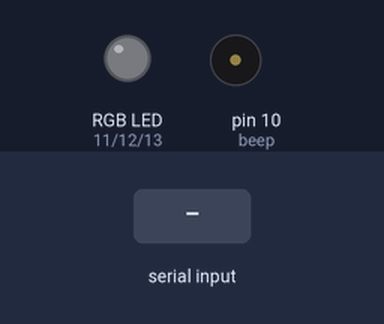
The sketch below on a simulated Arduino Uno, built with avr-gcc and run on an emulated ATmega328P. On the bench: an RGB LED mixed from three pins (HIGH = lit), buzzer (waves = sounding). Inputs (shaded band) come from the test bench.

Above: at 1.2 s.
1.3 s: byte 94 (UP) received over Serial
At 2.0 s:
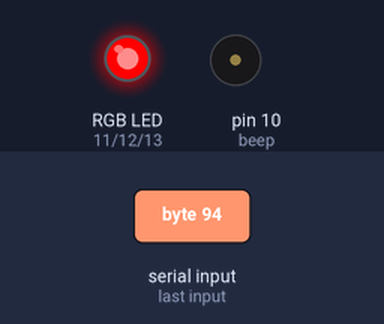
3.0 s: byte 95 (DOWN) received over Serial
At 4.4 s:
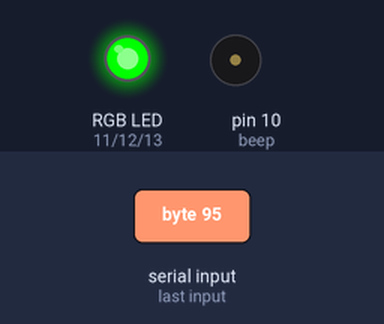
4.7 s: byte 60 (LEFT) received over Serial
At 5.5 s:
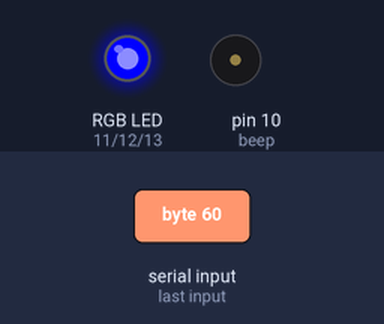
6.3 s: byte 62 (RIGHT) received over Serial
At 6.7 s:
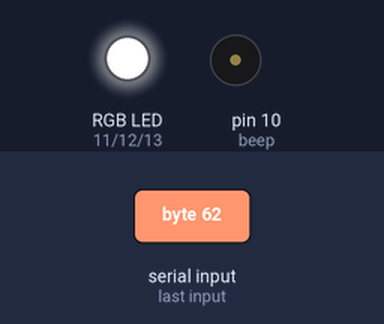
Timing chart, 0 to 8.9 s (numbered marks = the images above; inputs shaded):
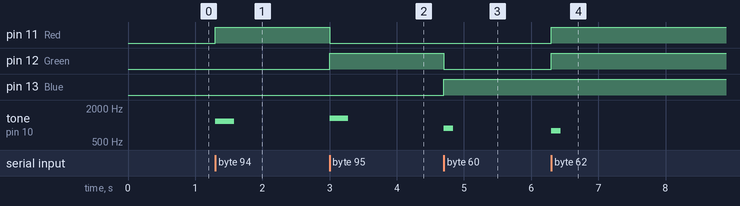

Measured:
- after the input at 1.3 s, pin 11 (Red): LOW → HIGH at once; tone on pin 10 (beep): silent → 1175 Hz at once, → silent 0.28 s later
- after the input at 3.0 s, pin 11 (Red): HIGH → LOW at once; pin 12 (Green): LOW → HIGH at once; tone on pin 10 (beep): silent → 1319 Hz at once, → silent 0.28 s later
- after the input at 4.7 s, pin 12 (Green): HIGH → LOW at once; pin 13 (Blue): LOW → HIGH at once; tone on pin 10 (beep): silent → 880 Hz at once, → silent 0.14 s later
- after the input at 6.3 s, pin 11 (Red), pin 12 (Green): LOW → HIGH at once; tone on pin 10 (beep): silent → 784 Hz at once, → silent 0.14 s later

The sketch:

game1_fast_master.ino
```cpp
/*EE299 Project 4
 *
 * A game that plays with RGB LED.
 * Try to make it correct with senior monitor
 */
#include<MsTimer2.h>
#include<String.h>
#include<time.h>

//note define
#define xi0  31
#define do1  33
#define doS1 35
#define rui1  37
#define ruiS1 39
#define mi1  41
#define fa1  44
#define faS1 46
#define so1  49
#define soS1 52
#define la1  55
#define laS1 58
#define xi1  62
#define do2  65
#define doS2 69
#define rui2  73
#define ruiS2 78
#define mi2  82
#define fa2  87
#define faS2 93
#define so2  98
#define soS2 104
#define la2  110
#define laS2 117
#define xi2  123
#define do3  131
#define doS3 139
#define rui3  147
#define ruiS3 156
#define mi3  165
#define fa3  175
#define faS3 185
#define so3  196
#define soS3 208
#define la3  220
#define laS3 233
#define xi3  247
#define do4  262
#define doS4 277
#define rui4  294
#define ruiS4 311
#define mi4  330
#define fa4  349
#define faS4 370
#define so4  392
#define soS4 415
#define la4  440
#define laS4 466
#define xi4  494
#define do5  523
#define doS5 554
#define rui5  587
#define ruiS5 622
#define mi5  659
#define fa5  698
#define faS5 740
#define so5  784
#define soS5 831
#define la5  880
#define laS5 932
#define xi5  988
#define do6  1047
#define doS6 1109
#define rui6  1175
#define ruiS6 1245
#define mi6  1319
#define fa6  1397
#define faS6 1480
#define so6  1568
#define soS6 1661
#define la6  1760
#define laS6 1865
#define xi6  1976
#define do7  2093
#define doS7 2217
#define rui7  2349
#define ruiS7 2489
#define mi7  2637
#define fa7  2794
#define faS7 2960
#define so7  3136
#define soS7 3322
#define la7  3520
#define laS7 3729
#define xi7  3951
#define do8  4186
#define doS8 4435
#define rui8  4699
#define ruiS8 4978


//arrow define
#define NOINPUT -1
#define UP 94 //^
#define DOWN 95 //_
#define RIGHT 62 // >
#define LEFT 60 // <

#define MAX_LEN 16
//Serial string
char c;

  //melody
    int melody[300][2]=
{
    {rui6,200},{mi6,200},{la5,100},{so5,100},{la5,100},{so5,100},{rui6,200},{mi6,200},{la5,100},{so5,100},{la5,100},{so5,100},{rui6,200},{mi6,200},{la5,100},{so5,100},{la5,100},{so5,100},{do1,200},{xi0,200},{la5,200},{so5,200},
        {rui6,200},{mi6,200},{la5,100},{so5,100},{la5,100},{so5,100},{rui6,200},{mi6,200},{la5,100},{so5,100},{la5,100},{so5,100},
        {rui6,200},{mi6,200},{so6,200},{do7,200},{xi6,100},{do7,100},{xi6,100},{la6,100},{so6,200},{mi6,200},
        {rui6,200},{mi6,200},{la5,100},{so5,100},{la5,100},{so5,100},{rui6,200},{mi6,200},{la5,100},{so5,100},{la5,100},{so5,100},
        {rui6,200},{mi6,200},{la5,100},{so5,100},{la5,100},{so5,100},{do1,200},{xi0,200},{la5,200},{so5,200},
        {la5,200},{so5,100},{la5,100},{do1,200},{la5,100},{do1,100},{rui6,200},{rui6,100},{mi6,100},{so6,100},{do7,100},{mi6,100},{so6,100},
        {do7,400},{xi6,133},{do7,133},{xi6,133},{la6,200},{so6,200},{la6,400},{la6,200},{do7,200},{0,200},
        {la6,250},{la6,150},{0,50},{so6,100},{la6,200},{do7,200},{rui7,200},{mi7,200},
        {la6,250},{la6,150},{0,50},{so6,100},{la6,200},{so6,200},{mi6,200},{so6,200},
        {la6,250},{la6,150},{la6,150},{0,50},{so6,100},{la6,200},{do7,200},{rui7,200},{mi7,200},
        {mi7,400},{rui7,400},{do7,400},{la6,400},
        {la6,200},{la6,200},{so6,100},{la6,200},{do7,200},{rui7,200},{mi7,200},
        {la6,200},{la6,200},{so6,100},{la6,200},{so6,200},{so6,200},{mi6,200},
        {la6,200},{la6,200},{so6,100},{so6,200},{la6,200},{do7,200},{rui7,200},
        {mi7,400},{rui7,400},{do7,400},{la6,400},
        {do7,400},{xi6,400},{la6,400},{so6,400},
        {so6,200},{so6,100},{la6,100},{mi6,200},{rui6,200},{mi6,400},{0,200},
        {mi6,200},{so6,200},{la6,400},{rui7,400},{xi6,400},{0,200},
        {do7,400},{xi6,200},{so6,200},{la6,400},
        {do7,400},{xi6,400},{la6,400},{so6,400},
        {so6,200},{so6,100},{la6,100},{mi6,200},{rui6,200},{mi6,400},{mi6,200},{so6,200},
        {la6,200},{la6,200},{la6,200},{la6,200},{do7,400},{rui7,400},{xi6,400},{0,200},
        {la6,200},{do7,200},{rui7,200},{rui7,200},{rui7,200},{mi7,200},{mi7,400},{mi7,200},{mi7,200},
        {so7,200},{la7,200},{rui7,200},{do7,200},{mi7,400},{la6,200},{do7,200},
        {rui7,200},{rui7,200},{rui7,200},{mi7,200},{mi7,400},{mi7,200},{mi7,200},
        {fa7,200},{mi7,200},{rui7,200},{do7,200},{do7,400},{la6,200},{do7,200},
        {rui7,200},{rui7,200},{rui7,200},{mi7,200},{mi7,400},{mi7,200},{mi7,200},
        {so7,200},{la7,200},{rui7,200},{do7,200},{mi7,400},{la6,200},{do7,200},
              {fa7,400},{mi7,400},{rui7,400},{do7,400},{rui7,200},{mi7,200},{xi6,200},{so6,200},{la6,400},{la6,200},{do7,200},
              {rui7,200},{rui7,200},{rui7,200},{mi7,200},{mi7,400},{mi7,200},{mi7,200},
                            {so7,200},{la7,200},{rui7,200},{do7,200},{mi7,400},{la6,200},{do7,200},
                            {rui7,200},{rui7,200},{rui7,200},{mi7,200},{mi7,400},{mi7,200},{mi7,200},
                            {fa7,200},{mi7,200},{rui7,200},{do7,200},{do7,400},{la6,200},{do7,200},
                            {rui7,200},{rui7,200},{rui7,200},{mi7,200},{mi7,400},{mi7,200},{mi7,200},
                            {so7,200},{la7,200},{rui7,200},{do7,200},{mi7,400},{la6,200},{do7,200},
        {fa7,400},{mi7,400},{rui7,400},{do7,400},{rui6,200},{do1,200},{mi6,200},{so6,200},{la6,400},{0,0}
};

//timers period is 10ms
const int timer2_period = 10;
//ISP for timer2 interrupt
void T_Handler();

//pin define
int beep = 10;
int Red = 11;
int Green = 12;
int Blue = 13;


//variable for music play
int audio_ptr=0;
// use pace to modify your music duration
float pace=1.4;
//play_flag
int play_flag =0;

void color_clear();

void setup() {
  //setup
  randomSeed(time(NULL));
  MsTimer2::set(timer2_period,T_Handler);
  MsTimer2::start();
  pinMode(Red,OUTPUT);
  pinMode(Green,OUTPUT);
  pinMode(Blue,OUTPUT);
  pinMode(beep,OUTPUT);
  Serial.begin(9600);
}

void loop()
{

   if(play_flag)
  {
    play_flag = 0;

    if(melody[audio_ptr][0]==0&&melody[audio_ptr][1]==0)
    {
      audio_ptr=0;
    }
    else
    {
      tone(beep,melody[audio_ptr][0],melody[audio_ptr][1]*pace);
      audio_ptr++;
    }
  }


  while(Serial.available()>0)
  {
    c = Serial.read();
    if(c==UP)
    {
      color_clear();
      digitalWrite(Red,HIGH);
      play_flag = 1;
    }
    else if (c==DOWN)
    {
      color_clear();
      digitalWrite(Green,HIGH);
      play_flag = 1;
    }
    else if (c==LEFT)
    {
      color_clear();
      digitalWrite(Blue,HIGH);
      play_flag = 1;
    }
    else if(c==RIGHT)
    {
      digitalWrite(Red,HIGH);
      digitalWrite(Green,HIGH);
      digitalWrite(Blue,HIGH);
      play_flag = 1;
    }
  }
}
void T_Handler()
{

}

void color_clear()
{
  digitalWrite(Red,LOW);
  digitalWrite(Green,LOW);
  digitalWrite(Blue,LOW);
}
```
